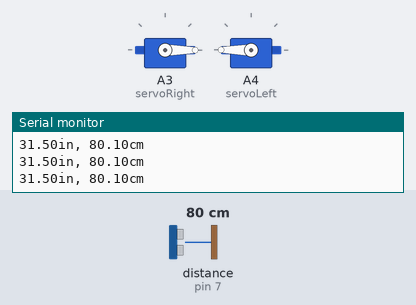
The sketch below on a simulated Arduino Uno, built with avr-gcc and run on an emulated ATmega328P. Shown: 2 × servo, the last lines printed to the serial monitor. Wiring (inferred from the names in the program): ultrasonic range finder: trigger pin 7; echo pin 7. Inputs (shaded band) come from the test bench; at power-on: distance to the obstacle (sensor on pin 7) 80 cm. The echo pulse lasts 58.3 µs per cm.

Above: at 1.2 s.
1.3 s: distance to the obstacle (sensor on pin 7) set to 12 cm
2.8 s: distance to the obstacle (sensor on pin 7) set to 9 cm
At 3.2 s:
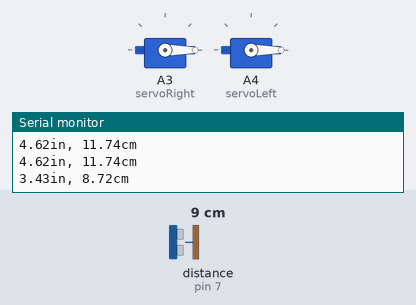
5.8 s: distance to the obstacle (sensor on pin 7) set to 18 cm
At 7.0 s:
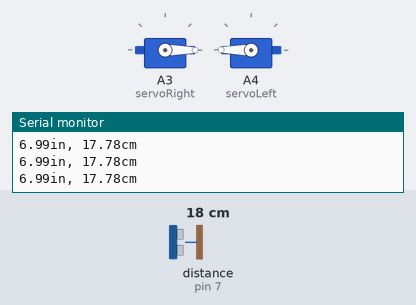
7.3 s: distance to the obstacle (sensor on pin 7) set to 2 cm
At 7.8 s:
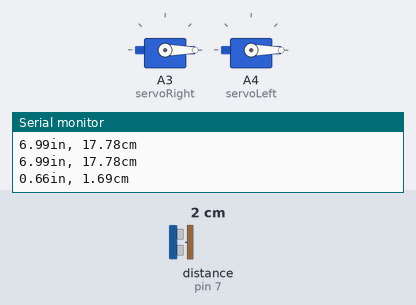
Timing chart, 0 to 10.3 s (numbered marks = the images above; inputs shaded):
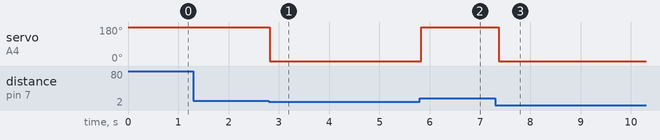

Measured:
- the behaviour switches between 11 and 10 cm on distance to the obstacle (sensor on pin 7) (found by bisection; images 0 and 1)
- after the input at 2.8 s, servo on A4 (servoLeft): 180° → 0° at once
- after the input at 5.8 s, servo on A4 (servoLeft): 0° → 180° at once
- after the input at 7.3 s, servo on A4 (servoLeft): 180° → 0° after 0.07 s

The sketch:

ObstacleAvoidance.ino
```cpp
#include <Servo.h>

const int pingPin = 7;
double microseconds;
Servo servoRight;
Servo servoLeft;

void setup() {

  // initialize serial communication:
  Serial.begin(19200);
  servoRight.attach(A3);
  servoLeft.attach(A4);

}

void loop() {

  servoRight.write(0);
  servoLeft.write(180);

  double duration, inches, cm;

  pinMode(pingPin, OUTPUT);
  digitalWrite(pingPin, LOW);
  delayMicroseconds(2);
  digitalWrite(pingPin, HIGH);
  delayMicroseconds(2);
  digitalWrite(pingPin, LOW);

  pinMode(pingPin, INPUT);
  duration = pulseIn(pingPin, HIGH);

  // convert the time into a distance
  inches = microsecondsToInches(duration);
  cm = microsecondsToCentimeters(duration);

  Serial.print(inches);
  Serial.print("in, ");
  Serial.print(cm);
  Serial.print("cm");
  Serial.println();


  if(inches < 4) {
      servoLeft.write(0);
      delay(500);
  }
  else {
    servoLeft.write(180);
  }

/*
  while(inches < 2) {

      servoRight.write(180);

      pinMode(pingPin, OUTPUT);
      digitalWrite(pingPin, LOW);
      delayMicroseconds(2);
      digitalWrite(pingPin, HIGH);
      delayMicroseconds(2);
      digitalWrite(pingPin, LOW);

      pinMode(pingPin, INPUT);
      duration = pulseIn(pingPin, HIGH);


      inches = microsecondsToInches(duration);
      cm = microsecondsToCentimeters(duration);

      Serial.print(inches);
      Serial.print("in, ");
      Serial.println();

      delay(100);
  }
*/
  delay(100);
}

double microsecondsToInches(double duration) {

  return duration / 73.746 / 2.0;
}

double microsecondsToCentimeters(double microseconds) {
  // The speed of sound is 340 m/s or 29 microseconds per centimeter.
  // The ping travels out and back, so to find the distance of the
  // object we take half of the distance travelled.
  return microseconds / 29 / 2;
}
```
